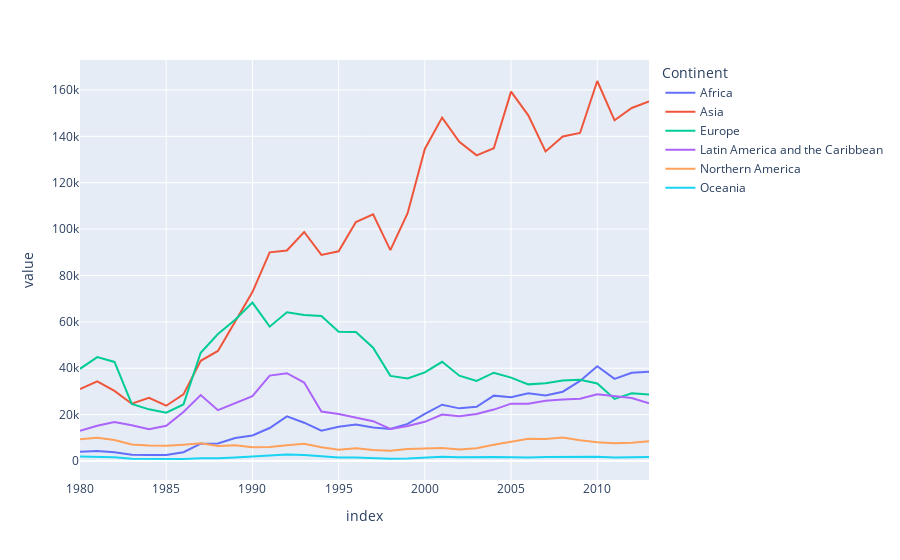

This figure's notebook cell:
### Code cell
px.line(conti_df,x=conti_df.index,y=conti_df.columns)

### Figure 1 — Plotly figure (JSON) as saved in the notebook; plotly's stock layout.template omitted (floating-point values rounded to 4 significant figures)
{"data": [{"hovertemplate": "Continent=Africa<br>index=%{x}<br>value=%{y}<extra></extra>", "legendgroup": "Africa", "line": {"color": "#636efa", "dash": "solid"}, "marker": {"symbol": "circle"}, "mode": "lines", "name": "Africa", "orientation": "v", "showlegend": true, "type": "scatter", "x": [1980, 1981, 1982, 1983, 1984, 1985, 1986, 1987, 1988, 1989, 1990, 1991, 1992, 1993, 1994, 1995, 1996, 1997, 1998, 1999, 2000, 2001, 2002, 2003, 2004, 2005, 2006, 2007, 2008, 2009, 2010, 2011, 2012, 2013], "xaxis": "x", "y": [3951, 4363, 3819, 2671, 2639, 2650, 3782, 7494, 7552, 9894, 11012, 14228, 19242, 16531, 13072, 14806, 15700, 14471, 13791, 15996, 20346, 24292, 22710, 23366, 28192, 27523, 29188, 28284, 29890, 34534, 40892, 35441, 38083, 38543], "yaxis": "y"}, {"hovertemplate": "Continent=Asia<br>index=%{x}<br>value=%{y}<extra></extra>", "legendgroup": "Asia", "line": {"color": "#EF553B", "dash": "solid"}, "marker": {"symbol": "circle"}, "mode": "lines", "name": "Asia", "orientation": "v", "showlegend": true, "type": "scatter", "x": [1980, 1981, 1982, 1983, 1984, 1985, 1986, 1987, 1988, 1989, 1990, 1991, 1992, 1993, 1994, 1995, 1996, 1997, 1998, 1999, 2000, 2001, 2002, 2003, 2004, 2005, 2006, 2007, 2008, 2009, 2010, 2011, 2012, 2013], "xaxis": "x", "y": [31025, 34314, 30214, 24696, 27274, 23850, 28739, 43203, 47454, 60256, 72829, 89964, 90752, 98737, 88852, 90424, 103030, 106383, 90929, 106844, 134544, 148083, 137653, 131769, 134850, 159253, 149054, 133459, 139894, 141434, 163845, 146894, 152218, 155075], "yaxis": "y"}, {"hovertemplate": "Continent=Europe<br>index=%{x}<br>value=%{y}<extra></extra>", "legendgroup": "Europe", "line": {"color": "#00cc96", "dash": "solid"}, "marker": {"symbol": "circle"}, "mode": "lines", "name": "Europe", "orientation": "v", "showlegend": true, "type": "scatter", "x": [1980, 1981, 1982, 1983, 1984, 1985, 1986, 1987, 1988, 1989, 1990, 1991, 1992, 1993, 1994, 1995, 1996, 1997, 1998, 1999, 2000, 2001, 2002, 2003, 2004, 2005, 2006, 2007, 2008, 2009, 2010, 2011, 2012, 2013], "xaxis": "x", "y": [39760, 44802, 42720, 24638, 22287, 20844, 24370, 46698, 54726, 60893, 68301, 57938, 64123, 62937, 62531, 55764, 55642, 48841, 36719, 35639, 38215, 42779, 36798, 34556, 38082, 35955, 33053, 33495, 34692, 35078, 33425, 26778, 29177, 28691], "yaxis": "y"}, {"hovertemplate": "Continent=Latin America and the Caribbean<br>index=%{x}<br>value=%{y}<extra></extra>", "legendgroup": "Latin America and the Caribbean", "line": {"color": "#ab63fa", "dash": "solid"}, "marker": {"symbol": "circle"}, "mode": "lines", "name": "Latin America and the Caribbean", "orientation": "v", "showlegend": true, "type": "scatter", "x": [1980, 1981, 1982, 1983, 1984, 1985, 1986, 1987, 1988, 1989, 1990, 1991, 1992, 1993, 1994, 1995, 1996, 1997, 1998, 1999, 2000, 2001, 2002, 2003, 2004, 2005, 2006, 2007, 2008, 2009, 2010, 2011, 2012, 2013], "xaxis": "x", "y": [13081, 15215, 16769, 15427, 13678, 15171, 21179, 28471, 21924, 25060, 27942, 36827, 37853, 33840, 21341, 20262, 18645, 17174, 13830, 15088, 16898, 20067, 19317, 20263, 22181, 24747, 24676, 26011, 26547, 26867, 28818, 27856, 27173, 24950], "yaxis": "y"}, {"hovertemplate": "Continent=Northern America<br>index=%{x}<br>value=%{y}<extra></extra>", "legendgroup": "Northern America", "line": {"color": "#FFA15A", "dash": "solid"}, "marker": {"symbol": "circle"}, "mode": "lines", "name": "Northern America", "orientation": "v", "showlegend": true, "type": "scatter", "x": [1980, 1981, 1982, 1983, 1984, 1985, 1986, 1987, 1988, 1989, 1990, 1991, 1992, 1993, 1994, 1995, 1996, 1997, 1998, 1999, 2000, 2001, 2002, 2003, 2004, 2005, 2006, 2007, 2008, 2009, 2010, 2011, 2012, 2013], "xaxis": "x", "y": [9378, 10030, 9074, 7100, 6661, 6543, 7074, 7705, 6469, 6790, 5895, 6057, 6846, 7438, 5902, 4891, 5516, 4753, 4437, 5196, 5433, 5604, 4948, 5543, 6990, 8394, 9613, 9463, 10190, 8995, 8142, 7677, 7892, 8503], "yaxis": "y"}, {"hovertemplate": "Continent=Oceania<br>index=%{x}<br>value=%{y}<extra></extra>", "legendgroup": "Oceania", "line": {"color": "#19d3f3", "dash": "solid"}, "marker": {"symbol": "circle"}, "mode": "lines", "name": "Oceania", "orientation": "v", "showlegend": true, "type": "scatter", "x": [1980, 1981, 1982, 1983, 1984, 1985, 1986, 1987, 1988, 1989, 1990, 1991, 1992, 1993, 1994, 1995, 1996, 1997, 1998, 1999, 2000, 2001, 2002, 2003, 2004, 2005, 2006, 2007, 2008, 2009, 2010, 2011, 2012, 2013], "xaxis": "x", "y": [1942, 1839, 1675, 1018, 878, 920, 904, 1200, 1181, 1539, 2075, 2495, 2871, 2566, 1967, 1565, 1552, 1263, 1021, 1055, 1276, 1818, 1685, 1800, 1788, 1585, 1473, 1693, 1834, 1860, 1834, 1548, 1679, 1775], "yaxis": "y"}], "layout": {"legend": {"title": {"text": "Continent"}, "tracegroupgap": 0}, "margin": {"t": 60}, "xaxis": {"anchor": "y", "domain": [0, 1], "title": {"text": "index"}}, "yaxis": {"anchor": "x", "domain": [0, 1], "title": {"text": "value"}}}}
